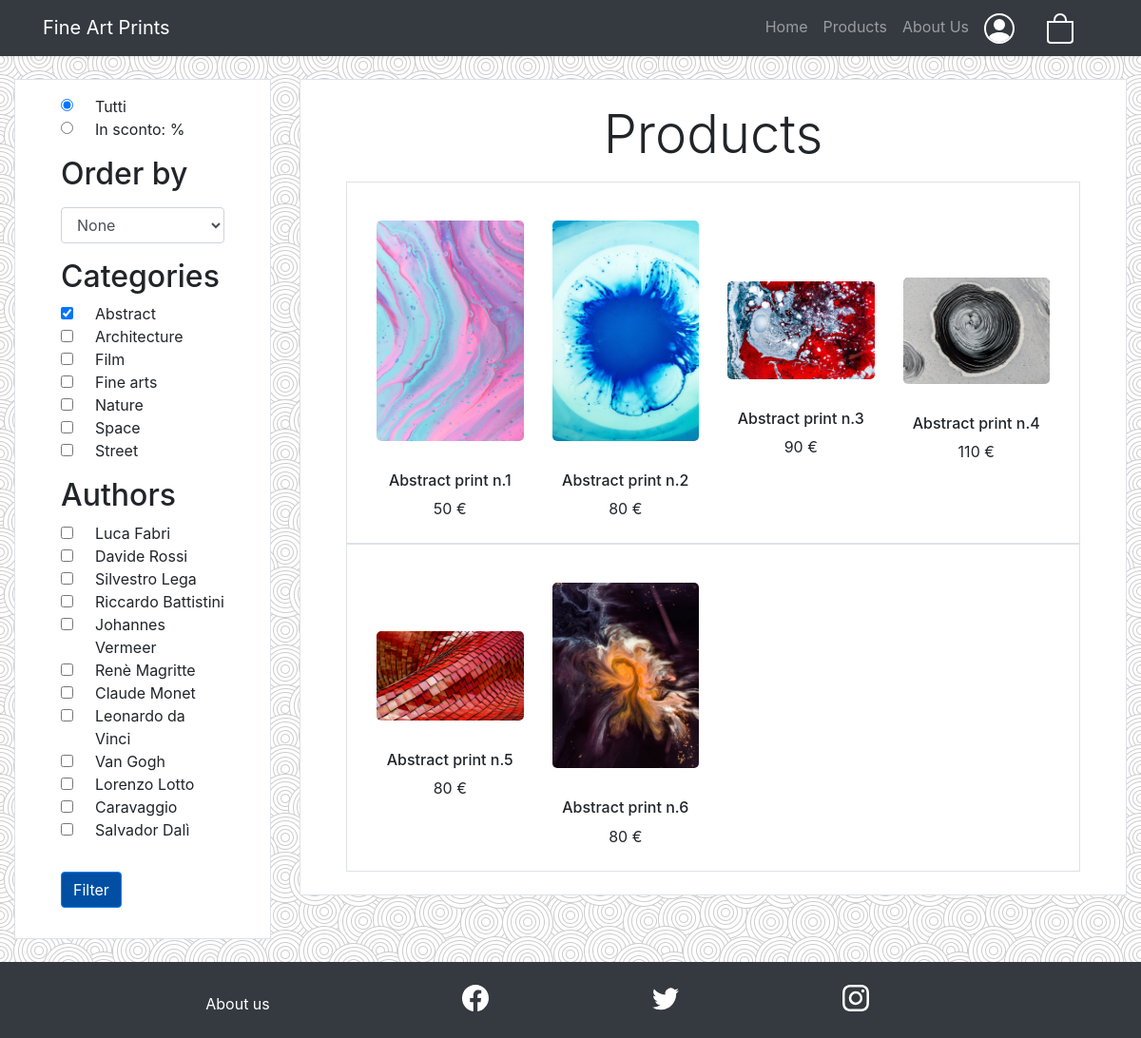
Before: /api-shop.php?category=Abstract with the older database file.
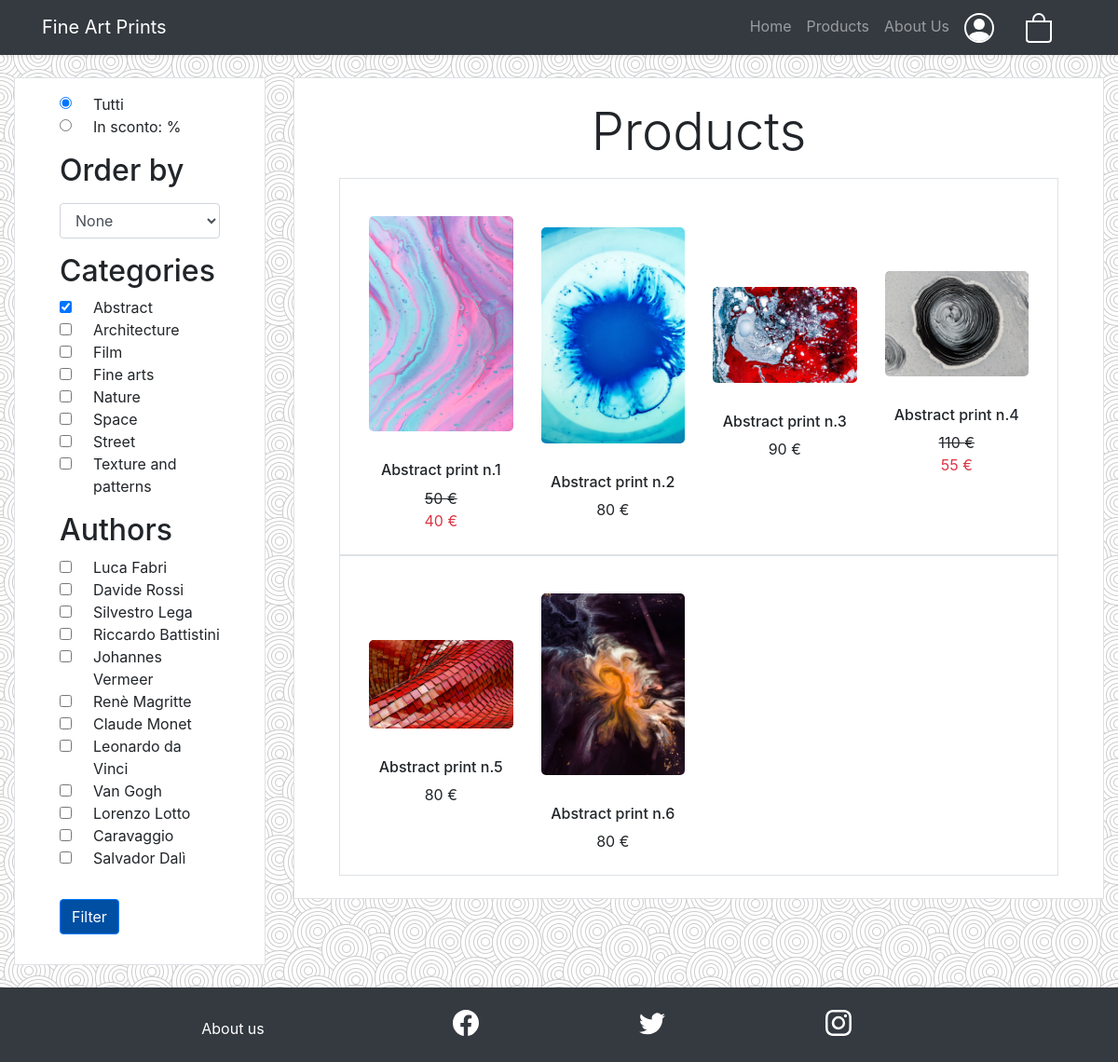
After: the same page with the newer database file.
### tables this page shows
CREATE TABLE `Category` (
  `Name` char(140) NOT NULL,
  `Image` char(50) NOT NULL,
  `Orientation` char(140) NOT NULL
);

CREATE TABLE `Picture` (
  `Title` char(140) NOT NULL,
  `Description` varchar(1000) NOT NULL,
  `Author` char(140) NOT NULL,
  `Image` char(50) NOT NULL,
  `Base_price` float NOT NULL,
  `Discount` float NOT NULL DEFAULT 0,
  `Publish_date` timestamp NOT NULL DEFAULT current_timestamp() ON UPDATE current_timestamp(),
  `Orientation` char(140) NOT NULL,
  `Category_name` char(140) NOT NULL,
  `Email` char(140) NOT NULL
);

### api-shop.php (called while the page is built, shortened)
<?php
require_once 'bootstrap.php';
require_once 'utils/shop-filters.php';
$templateParams["css"] = "shop_style.css";
$templateParams["filtered_categories"] = [];
$templateParams["filtered_authors"] = [];
$templateParams["select"] = "all";
$templateParams["order"] = "none";
$filters = new ShopFilters();
$templateParams["pictures"] = $dbh->query("SELECT * FROM Picture");
if(isset($_GET["category"]) || isset($_POST["categories"]) || isset($_POST["authors"])){
    if(isset($_POST["categories"])){
        $templateParams["filtered_categories"] = $_POST["categories"];
        $filters->setFilteredCategories($templateParams["filtered_categories"]);
        $templateParams["pictures"] = $filters->filter_pictures_by_categories($templateParams["pictures"]);
    } else if(isset($_GET["category"])){
        $templateParams["filtered_categories"] = array($_GET["category"]);
        $filters->setFilteredCategories($templateParams["filtered_categories"]);
        $templateParams["pictures"] = $filters->filter_pictures_by_categories($templateParams["pictures"], $templateParams["filtered_categories"]);
    }
}
$templateParams["authors"] = $dbh->query("SELECT DISTINCT Author FROM Picture");
$templateParams["all_categories"] = $dbh->query("SELECT Name FROM Category");
$templateParams["title"] = "Shop";
$templateParams["name"] = "shop.php";
require 'template/base.php';
?>

### db/database.php (called while the page is built, shortened)
<?php
class DatabaseHelper{
    private $db;
    public function __construct($servername, $username, $password, $dbname, $port){
        $this->db = new mysqli($servername, $username, $password, $dbname, $port);
    }
    public function query($sql){
        $stmt = $this->db->prepare($sql);
        $stmt->execute();
        $result = $stmt->get_result();
        return $result->fetch_all(MYSQLI_ASSOC);
    }
}
?>

### bootstrap.php (called while the page is built, shortened)
<?php
require_once("db/database.php");
$dbh = new DatabaseHelper("localhost", "root", "", "fineartprints", 3306);
?>

### utils/shop-filters.php (called while the page is built, shortened)
<?php
class ShopFilters{
    private $filtered_categories;
    public function setFilteredCategories($categories){
        $this->filtered_categories = $categories;
    }
    function filter_pictures_by_categories($pictures){
        $pictures = array_filter($pictures, function($picture){
            return in_array($picture["Category_name"], $this->filtered_categories);
        });
        return $pictures;
    }
}
?>

### template/shop.php (the view, shortened to what this page needs)
<div class="container-fluid bg-white subtle-pattern">
  <div class="row subtle-pattern">
    <div class="col-12 col-md-3 mb-4">
      <aside class="h-100">
        <section class="bg-white border mt-4 px-5 py-3 w-100">
          <form action="api-shop.php" method="POST">
            <div class="form-check">
              <input class="form-check-input" type="radio" name="select" id="all" value="all" <?php if($templateParams["select"] == "all"): echo "checked"; endif; ?>>
              <label class="form-check-label ml-3" for="selectAll">
                Tutti
              </label>
            </div>
            <div class="form-check">
              <input class="form-check-input" type="radio" name="select" id="sale" value="sale" <?php if($templateParams["select"] == "sale"): echo "checked"; endif; ?>>
              <label class="form-check-label ml-3" for="selectSale">
                In sconto: %
              </label>
            </div>
            <div class="form-group mt-3">
              <label for="orderby_label"><h2>Order by</h2></label>
              <select id="input" name="order" class="form-control">
                <option value="none" id="none" <?php if($templateParams["order"] == "none"): echo "selected"; endif; ?>>None</option>
              </select>
            </div>
            <p>
            <h2>Categories</h2>
            <?php foreach($templateParams["all_categories"] as $category): ?>
              <div class="form-check">
                <input class="form-check-input" type="checkbox" name="categories[]" value="<?php echo $category["Name"]; ?>"  id="<?php echo $category["Name"]; ?>"
                  <?php if(in_array($category["Name"], $templateParams["filtered_categories"])): echo "checked"; endif;?>>
                <label class="form-check-label ml-3" for="<?php echo $category["Name"]; ?>">
                <?php echo $category["Name"]; ?>
                </label>
              </div>
            <? endforeach; ?>
            </p>
            <p class="mt-3">
              <h2>Authors</h2>
              <?php foreach($templateParams["authors"] as $author): ?>
                <div class="form-check">
                  <input class="form-check-input" type="checkbox" name="authors[]" value="<?php echo $author["Author"] ?>" id="<?php echo $author["Author"] ?>"
                  <?php if(in_array($author["Author"], $templateParams["filtered_authors"])): echo "checked"; endif;?>>
                  <label class="form-check-label ml-3" for="<?php echo $author["Author"] ?>">
                    <?php echo $author["Author"]; ?>
                  </label>
                </div>
              <?php endforeach; ?>
            </p>
            <button type="submit" class="btn btn-primary mt-3 mb-3">Filter</button>
          </form>
        </section>
      </aside>
    </div>
    <?php if(empty($templateParams["pictures"])): ?>
      <div class="col-12 col-md-9 my-4 py-4 bg-white">
        <h2>No product available</h2>
      </div>
    <?php else: ?>
    <div class="col-12 col-md-9 mt-4 mb-4">
      <div class="container-fluid border bg-white px-5 py-4">
        <main>
          <h1 class="display-4 mb-3">Products</h1>
          <?php $i = 0; ?>
          <?php foreach($templateParams["pictures"] as $picture): ?>
          <?php if($i == 0): ?> <div class="row border m-0 px-3 pt-4 pb-2"> <?php endif; ?>
            <div class="col-6 col-md-3 d-flex flex-column align-self-center pt-3">
              <a href="api-product.php?title=<?php echo $picture["Title"] ?>">
                <img class="img-fluid mb-3" src="<?php echo UPLOAD_DIR.$picture["Image"];?>" alt="<?php echo $picture["Title"];?>" />
              </a>
              <h6 class="mt-3"><?php echo $picture["Title"];?></h6>
              <?php if($picture["Discount"] > 0): ?>
                <p class="m-0"><del><?php echo $picture["Base_price"];?> €</del></p>
                <p class="text-danger"><?php echo $picture["Base_price"] - ($picture["Base_price"] * $picture["Discount"])/100;?> €</p>
              <?php else: ?>
                <p><?php echo $picture["Base_price"];?> €</p>
              <?php endif; ?>
            </div>
          <?php if($i == 3): $i = -1; ?> </div> <?php endif; ?>
          <?php $i++ ?>
          <?php endforeach; ?>
        </main>
      </div>
    </div>
    <?php endif; ?>
  </div>
</div>

### template/base.php (shortened to what this page needs)
<!DOCTYPE html>
<html lang="en">
<head>
  <link rel="stylesheet" href="https://cdn.jsdelivr.net/npm/bootstrap@4.5.3/dist/css/bootstrap.min.css"
>
  <link rel="stylesheet" href="css/theme.css">
  <link rel="stylesheet" href="css/<?php echo $templateParams["css"]; ?>">
</head>
<body>
  <div class="d-flex flex-column h-100">
    <nav class="navbar navbar-dark navbar-expand-lg bg-dark shadow-sm">
      <div class="container"><a class="navbar-brand logo" href="index.php">Fine Art Prints</a>
        <div class="collapse navbar-collapse" id="navcol-1">
          <ul class="nav navbar-nav ml-auto">
            <li class="nav-item"><a class="nav-link" href="index.php">Home</a></li>
            <li class="nav-item"><a class="nav-link" href="api-shop.php">Products</a></li>
            <li class="nav-item"><a class="nav-link" href="about-us.php">About Us</a></li>
            <li class="nav-item"><a class="nav-link navbar-brand" href="sign-in.php"><img
                  src="<?php echo UPLOAD_DIR.'/icons/person-circle.svg'?>" alt="your profile" width="32" height="32"></a>
            </li>
            <li class="nav-item"><a class="nav-link navbar-brand" href="shopping-cart.php"><img src="<?php echo UPLOAD_DIR.'/icons/bag.svg'?>"
                  alt="cart" width="32" height="32"></a></li>
          </ul>
        </div>
      </div>
    </nav>
    <?php
      if(isset($templateParams["name"])){
        require($templateParams["name"]);
    }
    ?>
    <div class="row m-0">
        <footer class="col-12 col-md-12 px-0 bg-dark py-3">
          <ul class="nav text-center">
            <li class="col-3 col-md-3 offset-1 offset-md-1 nav-item mt-2 px-5"><a
                class="nav-link text-center text-white bg-dark" href="api-about-us.php">About us</a></li>
            <li class="col-2 col-md-2 nav-item mt-2"><img src="<?php echo UPLOAD_DIR?>icons/facebook.svg" alt="facebook profile" /></li>
            <li class="col-2 col-md-2 nav-item mt-2"><img src="<?php echo UPLOAD_DIR?>icons/twitter.svg" alt="twitter profile" /></li>
            <li class="col-2 col-md-2 nav-item mt-2"><img src="<?php echo UPLOAD_DIR?>icons/instagram.svg" alt="instragram page" /></li>
          </ul>
        </footer>
    </div>
</div>
</body>
</html>

### css/theme.css (style rules this page uses)
html, body { height: 100vh; }
.subtle-pattern { background-color: #f1f2f3; background-image: url("../upload/swirl_pattern.jpeg"), url("../upload/swirl_pattern.jpeg"); background-position: -1px -1px, -1px -1px; }
.btn-primary { background-color: #004FA3 !important; }

### css/shop_style.css (style rules this page uses)
img { border-radius: 5px !important; object-fit:cover; -webkit-transition: all .3s ease-in-out; -moz-transition: all .3s ease-in-out; -o-transition: all .3s ease-in-out; -ms-transition: all .3s ease-in-out; }
.container-fluid .col-12:last-child { text-align: center !important; }

Changed rows visible on the page:
added category: Name "Texture and patterns"
changed picture "Abstract print n.1": Discount 0 → 20 (drawn); $picture["Base_price"] - ($picture["Base_price"] * $picture["Discount"])/100 (not shown) → "40"
changed picture "Abstract print n.4": Discount 0 → 50 (drawn); $picture["Base_price"] - ($picture["Base_price"] * $picture["Discount"])/100 (not shown) → "55"
